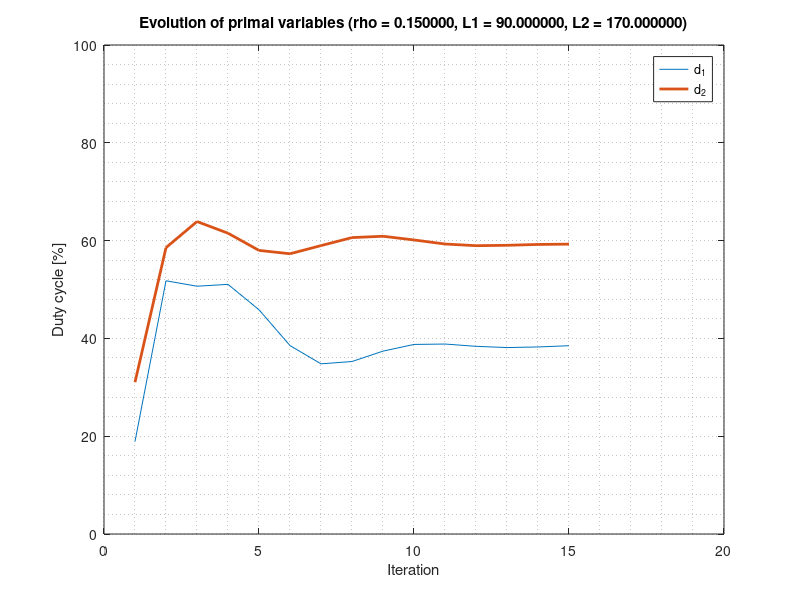
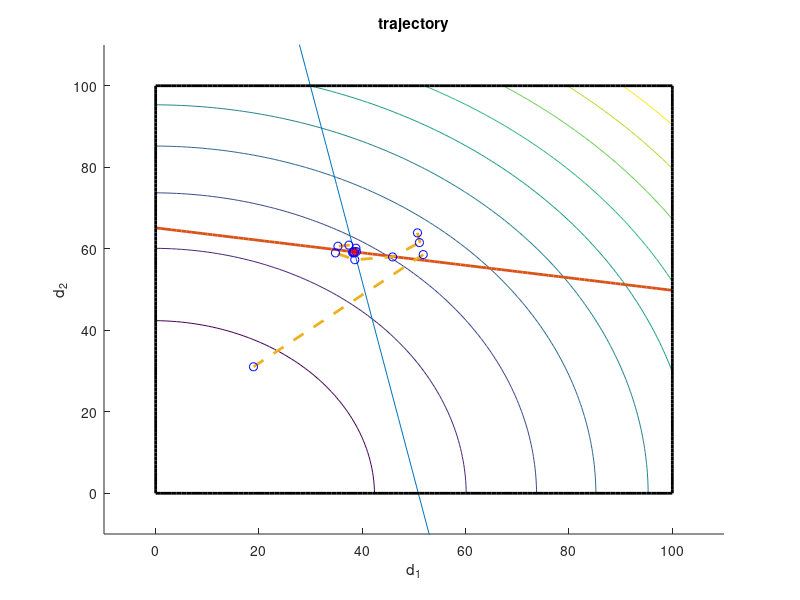

These charts were generated, in order, by the following MATLAB code:
close all, clear all; clc; format shortg;


% SYSTEM / COST FUNCTION 
% k11 = 2; k12 = 1; k21 = 1; k22 = 2;
% L1 = 150; o1 = 30; L2 = 80; o2 = 0;
k11 = 1.77; k12 = 0.37; k21 = 0.40; k22 = 2.61;
o1 = 0.02; o2 = 0.02;
L1 = 90; L2 = 170; 
K = [k11, k12 ; k21 , k22];
L = [L1;L2]; o = [o1;o2];

c1 = 1; c2 = 1; q1 = 1; q2 = 1;
c = [c1 c2]; Q = [q1 0; 0 q2];
%% %%%%%%%%%%%%%%%%%%%%%%%%%%%%%%%%%%%%%%%%%%%%%%%%%%%%%%
% ----------------------------------------------------- %
%                 SOLVE WITH CONSENSUS
% ----------------------------------------------------- %
%%%%%%%%%%%%%%%%%%%%%%%%%%%%%%%%%%%%%%%%%%%%%%%%%%%%%%%%%
rho = 0.15;     
% ----------------------------------------------------- %
%node 1 initialization
d1 = [0;0];             % d[N_ELEMENTS]
d1_av = [0;0];          % d_av[N_ELEMENTS]
d2_copy = [0;0];        % d_copies[N_ELEMENTS][N_ELEMENTS]
y1 = [0;0];             
k1 = [k11;k12];         % unused
% ----------------------------------------------------- %
%node 2 initialization
d2 = [0;0];
d2_av = [0;0];
d1_copy = [0;0];
y2 = [0;0];
k2 = [k21;k22]; 
% ----------------------------------------------------- %

%iterations
iterations = 15;
for i=1:iterations,
  % node 1
   d11_best = -1; % d_best
   d12_best = -1; % d_best
   min_best_1(i) = 100000; %big number // min_best
   sol_unconstrained = 1;
   sol_boundary_linear = 1;
   sol_boundary_0 = 1;
   sol_boundary_100 = 1;
   sol_linear_0 = 1;
   sol_linear_100 = 1;
   z11 = -c1 - y1(1) + rho*d1_av(1);
   z12 = -y1(2) + rho*d1_av(2);
   u1 = o1-L1;
   u2 = 0;
   u3 = 100;
   p11 = 1/(rho+q1);
   p12 = 1/rho;
   n = k11*k11*p11 + k12*k12*p12;
   w1 = -k11*p11*z11-k12*z12*p12;
   w2 = -z11*p11;
   w3 = z11*p11;
   
   %% %%%%%%%%%%%%%%%%%%%%%%%%%%%%%%%%%%%%%%%%%%%%%%%%%%%%%%
   %            compute unconstrained minimum
   %%%%%%%%%%%%%%%%%%%%%%%%%%%%%%%%%%%%%%%%%%%%%%%%%%%%%%%%%
   d11u = p11*z11;
   d12u = p12*z12;
   buffer1_u(1,i) = d11u;
   buffer1_u(2,i) = d12u;
   %check feasibility of unconstrained minimum using local constraints
   if (d11u < 0), sol_unconstrained = 0; end;
   if (d11u > 100), sol_unconstrained = 0; end;
   if (k11*d11u + k12*d12u < L1-o1), sol_unconstrained = 0; end;
   % compute function value and if best store new optimum
   buffer1_u(3,i) = 0.5*q1*d11u^2 + c1*d11u + y1(1)*(d11u-d1_av(1)) + ...
           y1(2)*(d12u-d1_av(2)) + rho/2*(d11u-d1_av(1))^2 + rho/2*(d12u-d1_av(2))^2;
   if sol_unconstrained, 
       min_unconstrained = 0.5*q1*d11u^2 + c1*d11u + y1(1)*(d11u-d1_av(1)) + ...
           y1(2)*(d12u-d1_av(2)) + rho/2*(d11u-d1_av(1))^2 + rho/2*(d12u-d1_av(2))^2;
       if min_unconstrained < min_best_1(i),
           d11_best = d11u;
           d12_best = d12u;
           min_best_1(i) = min_unconstrained;
       end;
   end;
  
   %% %%%%%%%%%%%%%%%%%%%%%%%%%%%%%%%%%%%%%%%%%%%%%%%%%%%%%%
   %    compute minimum constrained to linear boundary   
   %%%%%%%%%%%%%%%%%%%%%%%%%%%%%%%%%%%%%%%%%%%%%%%%%%%%%%%%%
   d11bl = p11*z11+p11*k11/n*(w1-u1);
   d12bl = p12*z12+p12*k12/n*(w1-u1);  
   buffer1_l(1,i) = d11bl;
   buffer1_l(2,i) = d12bl;
   %check feasibility of minimum constrained to linear boundary
   if (d11bl < 0), sol_boundary_linear = 0; end;
   if (d11bl > 100), sol_boundary_linear = 0; end;
   % compute function value and if best store new optimum
   buffer1_l(3,i) = 0.5*q1*d11bl^2 + c1*d11bl + y1(1)*(d11bl-d1_av(1)) + ...
           y1(2)*(d12bl-d1_av(2)) + rho/2*(d11bl-d1_av(1))^2 + rho/2*(d12bl-d1_av(2))^2;
   if sol_boundary_linear, 
        min_boundary_linear = 0.5*q1*d11bl^2 + c1*d11bl + y1(1)*(d11bl-d1_av(1)) + ...
           y1(2)*(d12bl-d1_av(2)) + rho/2*(d11bl-d1_av(1))^2 + rho/2*(d12bl-d1_av(2))^2;
       if min_boundary_linear < min_best_1(i),
           d11_best = d11bl;
           d12_best = d12bl;
           min_best_1(i) = min_boundary_linear;
       end;
   end;
   
   %% %%%%%%%%%%%%%%%%%%%%%%%%%%%%%%%%%%%%%%%%%%%%%%%%%%%%%%
   %compute minimum constrained to 0 boundary
   %%%%%%%%%%%%%%%%%%%%%%%%%%%%%%%%%%%%%%%%%%%%%%%%%%%%%%%%%
   d11b0 = 0;
   d12b0 = p12*z12;
   buffer1_b0(1,i) = d11b0;
   buffer1_b0(2,i) = d12b0;
   %check feasibility of minimum constrained to 0 boundary
   if (d11b0 > 100), sol_boundary_0 = 0; end;
   if (k11*d11b0 + k12*d12b0 < L1-o1), sol_boundary_0 = 0; end;
   % compute function value and if best store new optimum
   buffer1_b0(3,i) = 0.5*q1*d11b0^2 + c1*d11b0 + y1(1)*(d11b0-d1_av(1)) + ...
           y1(2)*(d12b0-d1_av(2)) + rho/2*(d11b0-d1_av(1))^2 + rho/2*(d12b0-d1_av(2))^2;
   if sol_boundary_0, 
        min_boundary_0 = 0.5*q1*d11b0^2 + c1*d11b0 + y1(1)*(d11b0-d1_av(1)) + ...
           y1(2)*(d12b0-d1_av(2)) + rho/2*(d11b0-d1_av(1))^2 + rho/2*(d12b0-d1_av(2))^2;
       if min_boundary_0 < min_best_1(i),
           d11_best = d11b0;
           d12_best = d12b0;
           min_best_1(i) = min_boundary_0;
       end;
   end;
   
   %% %%%%%%%%%%%%%%%%%%%%%%%%%%%%%%%%%%%%%%%%%%%%%%%%%%%%%%
   %    compute minimum constrained to 100 boundary
   %%%%%%%%%%%%%%%%%%%%%%%%%%%%%%%%%%%%%%%%%%%%%%%%%%%%%%%%%
   d11b100 = 100;
   d12b100 = p12*z12;
   buffer1_b100(1,i) = d11b100;
   buffer1_b100(2,i) = d12b100;
   %check feasibility of minimum constrained to 100 boundary
   if (d11b0 < 0), sol_boundary_100 = 0; end;
   if (k11*d11b100 + k12*d12b100 < L1-o1), sol_boundary_100 = 0; end;
   % compute function value and if best store new optimum
       buffer1_b100(3,i) = 0.5*q1*d11b100^2 + c1*d11b100 + y1(1)*(d11b100-d1_av(1)) + ...
           y1(2)*(d12b100-d1_av(2)) + rho/2*(d11b100-d1_av(1))^2 + rho/2*(d12b100-d1_av(2))^2;
   if sol_boundary_100, 
        min_boundary_100 = 0.5*q1*d11b100^2 + c1*d11b100 + y1(1)*(d11b100-d1_av(1)) + ...
           y1(2)*(d12b100-d1_av(2)) + rho/2*(d11b100-d1_av(1))^2 + rho/2*(d12b100-d1_av(2))^2;
       if min_boundary_100 < min_best_1(i),
           d11_best = d11b100;
           d12_best = d12b100;
           min_best_1(i) = min_boundary_100;
       end;
   end;
   
   %% %%%%%%%%%%%%%%%%%%%%%%%%%%%%%%%%%%%%%%%%%%%%%%%%%%%%%%
   % compute minimum constrained to linear and zero boundary
   %%%%%%%%%%%%%%%%%%%%%%%%%%%%%%%%%%%%%%%%%%%%%%%%%%%%%%%%%
   common = (rho+q1)/((rho+q1)*n-k11*k11);
   det1 = common;
   det2 = -k11*common;
   det3 = det2;
   det4 = n*(rho+q1)*common;
   x1 = det1*w1 + det2*w2;
   x2 = det3*w1 + det4*w2;
   v1 = det1*u1 + det2*u2; %u2 = 0 so this can be simplified
   v2 = det3*u1 + det4*u2; %u2 = 0 so this can be simplified
   d11l0 = z11/(rho+q1) + p11*k11*(x1-v1) + p11*(x2-v2);
   d12l0 = z12/rho      + p12*k12*(x1-v1);
   buffer1_l0(1,i) = d11l0;
   buffer1_l0(2,i) = d12l0;
      %check feasibility
   if (d11l0 > 100), sol_linear_0 = 0; end;
   % compute function value and if best store new optimum
   buffer1_l0(3,i) = 0.5*q1*d11l0^2 + c1*d11l0 + y1(1)*(d11l0-d1_av(1)) + ...
           y1(2)*(d12l0-d1_av(2)) + rho/2*(d11l0-d1_av(1))^2 + rho/2*(d12l0-d1_av(2))^2;
   if sol_linear_0, 
        min_linear_0 = 0.5*q1*d11l0^2 + c1*d11l0 + y1(1)*(d11l0-d1_av(1)) + ...
           y1(2)*(d12l0-d1_av(2)) + rho/2*(d11l0-d1_av(1))^2 + rho/2*(d12l0-d1_av(2))^2;
       if min_linear_0 < min_best_1(i),
           d11_best = d11l0;
           d12_best = d12l0;
           min_best_1(i) = min_linear_0;
       end;
   end;
   
   %% %%%%%%%%%%%%%%%%%%%%%%%%%%%%%%%%%%%%%%%%%%%%%%%%%%%%%%
   % compute minimum constrained to linear and 100 boundary
   %%%%%%%%%%%%%%%%%%%%%%%%%%%%%%%%%%%%%%%%%%%%%%%%%%%%%%%%%
   common = (rho+q1)/((rho+q1)*n-k11*k11);
   det1 = common;
   det2 = k11*common;
   det3 = det2;
   det4 = n*(rho+q1)*common;
   x1 = det1*w1 + det2*w3;
   x2 = det3*w1 + det4*w3;
   v1 = det1*u1 + det2*u3; 
   v2 = det3*u1 + det4*u3; 
   d11l100 = p11*z11+p11*k11*(x1-v1)-p11*(x2-v2);
   d12l100 = p12*z12+p12*k12*(x1-v1);
   buffer1_l100(1,i) = d11l100;
   buffer1_l100(2,i) = d12l100;
   %check feasibility
   if (d11l100 < 0), sol_linear_100 = 0; end;
   % compute function value and if best store new optimum
   buffer1_l100(3,i) = 0.5*q1*d11l100^2 + c1*d11l100 + y1(1)*(d11l100-d1_av(1)) + ...
           y1(2)*(d12l100-d1_av(2)) + rho/2*(d11l100-d1_av(1))^2 + rho/2*(d12l100-d1_av(2))^2;         
   if sol_linear_100, 
        min_linear_100 = 0.5*q1*d11l100^2 + c1*d11l100 + y1(1)*(d11l100-d1_av(1)) + ...
           y1(2)*(d12l100-d1_av(2)) + rho/2*(d11l100-d1_av(1))^2 + rho/2*(d12l100-d1_av(2))^2;
       if min_linear_100 < min_best_1(i),
           d11_best = d11u;
           d12_best = d12u;
           min_best_1_(i) = min_linear_100;
       end;
    end;
    
   %% %%%%%%%%%%%%%%%%%%%%%%%%%%%%%%%%%%%%%%%%%%%%%%%%%%%%%%%%%
   %store data and save for next cycle
   %%%%%%%%%%%%%%%%%%%%%%%%%%%%%%%%%%%%%%%%%%%%%%%%%%%%%%%%%
   best_d11(i) = d11_best;
   best_d12(i) = d12_best;
   d1 = [d11_best;d12_best];
   buffer_d1(:,i) = d1;
   %compute average with available knowledge
   d1_av = (d1+d2_copy)/2;
   buffer_d1_av(:,i) = d1_av;
   %update local lagrangian
   y1 = y1 + rho*(d1-d1_av);
   buffer_y1(:,i) = y1;


% ----------------------------------------------------------------------- %

  % node 2 
  d21_best = -1;
   d22_best = -1;
   min_best_2(i) = 100000; %big number
   sol_unconstrained = 1;
   sol_boundary_linear = 1;
   sol_boundary_0 = 1;
   sol_boundary_100 = 1;
   sol_linear_0 = 1;
   sol_linear_100 = 1;
   z22 = -c2 - y2(2) + rho*d2_av(2);
   z21 = -y2(1) + rho*d2_av(1);
   u1 = o2-L2;
   u2 = 0;
   u3 = 100;
   p22 = 1/(rho+q2);
   p21 = 1/rho;
   n = k22*k22*p22 + k21*k21*p21;
   w1 = -k22*p22*z22-k21*z21*p21;
   w2 = -z22*p22;
   w3 = z22*p22;
   %compute unconstrained minimum
   d21u = p21*z21;
   d22u = p22*z22;
   buffer2_u(1,i) = d21u;
   buffer2_u(2,i) = d22u;
   %check feasibility of unconstrained minimum using local constraints
   if (d22u < 0), sol_unconstrained = 0; end;
   if (d22u > 100), sol_unconstrained = 0; end;
   if (k21*d21u + k22*d22u < L2-o2), sol_unconstrained = 0; end;
   % compute function value and if best store new optimum
   buffer2_u(3,i) = 0.5*q2*d22u^2 + c2*d22u + y2(1)*(d21u-d2_av(1)) + ...
           y2(2)*(d22u-d2_av(2)) + rho/2*(d21u-d2_av(1))^2 + rho/2*(d22u-d2_av(2))^2;
   if sol_unconstrained, 
        min_unconstrained = 0.5*q2*d22u^2 + c2*d22u + y2(1)*(d21u-d2_av(1)) + ...
           y2(2)*(d22u-d2_av(2)) + rho/2*(d21u-d2_av(1))^2 + rho/2*(d22u-d2_av(2))^2;
       if min_unconstrained < min_best_2(i),
           d21_best = d21u;
           d22_best = d22u;
           min_best_2(i) = min_unconstrained;
       end;
   end;
   %compute minimum constrained to linear boundary   
   d21bl = p21*z21+p21*k21/n*(w1-u1);
   d22bl = p22*z22+p22*k22/n*(w1-u1);
   buffer2_l(1,i) = d21bl;
   buffer2_l(2,i) = d22bl;   
   %check feasibility of minimum constrained to linear boundary
   if (d22bl < 0), sol_boundary_linear = 0; end;
   if (d22bl > 100), sol_boundary_linear = 0; end;
   % compute function value and if best store new optimum
   buffer2_l(3,i) = 0.5*q2*d22bl^2 + c2*d22bl + y2(1)*(d21bl-d2_av(1)) + ...
           y2(2)*(d22bl-d2_av(2)) + rho/2*(d21bl-d2_av(1))^2 + rho/2*(d22bl-d2_av(2))^2;
   if sol_boundary_linear, 
        min_boundary_linear = 0.5*q2*d22bl^2 + c2*d22bl + y2(1)*(d21bl-d2_av(1)) + ...
           y2(2)*(d22bl-d2_av(2)) + rho/2*(d21bl-d2_av(1))^2 + rho/2*(d22bl-d2_av(2))^2;
       if min_boundary_linear < min_best_2(i),
           d21_best = d21bl;
           d22_best = d22bl;
           min_best_2(i) = min_boundary_linear;
       end;
   end;
   %compute minimum constrained to 0 boundary
   d22b0 = 0;
   d21b0 = p21*z21;
   buffer2_b0(1,i) = d21b0;
   buffer2_b0(2,i) = d22b0;   
     %check feasibility of minimum constrained to 0 boundary
   if (k21*d21b0 + k22*d22b0 < L2-o2), sol_boundary_0 = 0; end;
   if (d22b0 > 100), sol_boundary_0 = 0; end;
   % compute function value and if best store new optimum
    buffer2_b0(3,i) = 0.5*q2*d22b0^2 + c2*d22b0 + y2(1)*(d21b0-d2_av(1)) + ...
           y2(2)*(d22b0-d2_av(2)) + rho/2*(d21b0-d2_av(1))^2 + rho/2*(d22b0-d2_av(2))^2;
   if sol_boundary_0, 
        min_boundary_0 = 0.5*q2*d22b0^2 + c2*d22b0 + y2(1)*(d21b0-d2_av(1)) + ...
           y2(2)*(d22b0-d2_av(2)) + rho/2*(d21b0-d2_av(1))^2 + rho/2*(d22b0-d2_av(2))^2;
       if min_boundary_0 < min_best_2(i),
           d21_best = d21b0;
           d22_best = d22b0;
           min_best_2(i) = min_boundary_0;
       end;
   end;
   %compute minimum constrained to 100 boundary
   d22b100 = 100;
   d21b100 = p21*z21;
   buffer2_b100(1,i) = d21b100;
   buffer2_b100(2,i) = d22b100;   
   %check feasibility of minimum constrained to 100 boundary
   if (k21*d21b100 + k22*d22b100 < L2-o2), sol_boundary_100 = 0; end;
   if (d22b100 < 0), sol_boundary_100 = 0; end;
   % compute function value and if best store new optimum
   buffer2_b100(3,i) = 0.5*q2*d22b100^2 + c2*d22b100 + y2(1)*(d21b100-d2_av(1)) + ...
           y2(2)*(d22b100-d2_av(2)) + rho/2*(d21b100-d2_av(1))^2 + rho/2*(d22b100-d2_av(2))^2;
   if sol_boundary_100, 
        min_boundary_100 = 0.5*q2*d22b100^2 + c2*d22b100 + y2(1)*(d21b100-d2_av(1)) + ...
           y2(2)*(d22b100-d2_av(2)) + rho/2*(d21b100-d2_av(1))^2 + rho/2*(d22b100-d2_av(2))^2;
       if min_boundary_100 < min_best_2(i),
           d21_best = d21b100;
           d22_best = d22b100;
           min_best_2(i) = min_boundary_100;
       end;
   end;
   % compute minimum constrained to linear and zero boundary
   common = (rho+q2)/((rho+q2)*n-k22*k22);
   det1 = common;
   det2 = -k22*common;
   det3 = det2;
   det4 = n*(rho+q2)*common;
   x1 = det1*w1 + det2*w2;
   x2 = det3*w1 + det4*w2;
   v1 = det1*u1 + det2*u2; %u2 = 0 so this can be simplified
   v2 = det3*u1 + det4*u2; %u2 = 0 so this can be simplified
   d22l0 = p22*z22+p22*k22*(x1-v1)+p22*(x2-v2);
   d21l0 = p21*z21+p21*k21*(x1-v1);
   buffer2_l0(1,i) = d21l0;
   buffer2_l0(2,i) = d22l0;    
   %check feasibility
   if(d22l0 > 100), sol_linear_0 = 0; end;
   % compute function value and if best store new optimum
   buffer2_l0(3,i) = 0.5*q2*d22l0^2 + c2*d22l0 + y2(1)*(d21l0-d2_av(1)) + ...
           y2(2)*(d22l0-d2_av(2)) + rho/2*(d21l0-d2_av(1))^2 + rho/2*(d22l0-d2_av(2))^2;
   if sol_linear_0, 
        min_linear_0 = 0.5*q2*d22l0^2 + c2*d22l0 + y2(1)*(d21l0-d2_av(1)) + ...
           y2(2)*(d22l0-d2_av(2)) + rho/2*(d21l0-d2_av(1))^2 + rho/2*(d22l0-d2_av(2))^2;
       if min_linear_0 < min_best_2(i),
           d21_best = d21l0;
           d22_best = d22l0;
           min_best_2(i) = min_linear_0;
       end;
   end;
   % compute minimum constrained to linear and 100 boundary
   common = (rho+q2)/((rho+q2)*n-k22*k22);
   det1 = common;
   det2 = k22*common;
   det3 = det2;
   det4 = n*(rho+q2)*common;
   x1 = det1*w1 + det2*w3;
   x2 = det3*w1 + det4*w3;
   v1 = det1*u1 + det2*u3; 
   v2 = det3*u1 + det4*u3; 
   d22l100 = p22*z22+p22*k22*(x1-v1)-p22*(x2-v2);
   d21l100 = p21*z21+p21*k21*(x1-v1);
   buffer2_l100(1,i) = d21l100;
   buffer2_l100(2,i) = d22l100;    
   %check feasibility
   if (d22l100 < 0), sol_linear_100 = 0; end;
   %now must choose the minimum among the feasible solutions
   % compute function value and if best store new optimum
   buffer2_l100(3,i) = 0.5*q2*d22l100^2 + c2*d22l100 + y2(1)*(d21l100-d2_av(1)) + ...
           y2(2)*(d22l100-d2_av(2)) + rho/2*(d21l100-d2_av(1))^2 + rho/2*(d22l100-d2_av(2))^2;
   if sol_linear_100, 
        min_linear_100 = 0.5*q2*d22l100^2 + c2*d22l100 + y2(1)*(d21l100-d2_av(1)) + ...
           y2(2)*(d22l100-d2_av(2)) + rho/2*(d21l100-d2_av(1))^2 + rho/2*(d22l100-d2_av(2))^2;
       if min_linear_100 < min_best_2(i),
           d21_best = d21u;
           d22_best = d22u;
           min_best_2(i) = min_linear100;
       end;
   end;
   

   %store data and save for next cycle
   best_d21(i) = d21_best;
   best_d22(i) = d22_best;
   d2 = [d21_best;d22_best];
   buffer_d2(:,i) = d2;
   %DEBUG: check with matlab quadprog
%    Q = [rho, 0; 0 rho+q2];
%    c = [y2(1)-rho*d2_av(1),c2+y2(2)-rho*d2_av(2)];
%    A = [-k21 -k22;0 -1; 0 1];
%    b = [o2-L2, 0, 100];
%    d2_ = quadprog(Q,c,A,b,[],[],[],[]);
   
   % Compute average with available data
   d2_av = (d1_copy+d2)/2;
   buffer_d2_av(:,i) = d2_av;
   % Update local lagrangian
   y2 = y2 + rho*(d2-d2_av);
   buffer_y2(:,i) = y2;
   
   % send node 1 solution to neighboors
   d1_copy = d1;
   % send solution to neighbors
   d2_copy = d2;
   
   d_copies = [d1_copy'; d2_copy']
   
   %save data for plots
   av1(i) = d1_av(1);
   av2(i) = d1_av(2); 
end;

%% Print buffers

% disp('-----------------------------------------------------------');

% buffer1_u
% buffer1_l
% buffer1_b0
% buffer1_b100
% buffer1_l0
% buffer1_l100
% 
% buffer_d1
% buffer_d1_av
% buffer_y1
% 
% disp('-----------------------------------------------------------');
% 
% buffer2_u
% buffer2_l
% buffer2_b0
% buffer2_b100
% buffer2_l0
% buffer2_l100
% 
% buffer_d2
% buffer_d2_av
% buffer_y2


% SOLVE WITH MATLAB QUADPROG
A = -K; b = [o1-L1; o2-L2];
lb = [0;0]; ub = [100;100];
% disp('Matlab solutions')
d = quadprog(Q,c,A,b,[],[],lb,ub);
l = K*d+o;

disp('Consensus Solutions')
d_ = d2_av
l_ = K*d_+o

d_copies

% % PLOTS
figure(10);
plot(1:iterations, av1, 1:iterations, av2, 'LineWidth',2);
grid minor;
legend('d_1','d_2');
title(sprintf('Evolution of primal variables (rho = %f, L1 = %f, L2 = %f)', rho, L1, L2));
xlabel('Iteration');
ylabel('Duty cycle [%]')
ylim([0,100])
set(gcf, 'Position', get(0, 'Screensize'));
hold on

figure(15);
t = 0:100;
constr1 = (L1-o1)/k12-(k11/k12)*t;
constr2 = (L2-o2)/k22-(k21/k22)*t;
[x,y]=meshgrid(t,t);
hold on;
z = c1*x+c2*y+q1*x.^2+q2*y.^2;
contour(x,y,z);
plot(t,constr1,t,constr2,'LineWidth',2);
plot(t,zeros(size(t)),'k','LineWidth',2);
plot(zeros(size(t)),t,'k','LineWidth',2);
plot(t,100*ones(size(t)),'k','LineWidth',2);
plot(100*ones(size(t)),t,'k','LineWidth',2);
plot(av1,av2,'--','LineWidth',2);
plot(av1,av2,'bo');
title('trajectory');
xlabel('d_1');
ylabel('d_2');
plot(d(1),d(2),'r*')
axis([-10,110,-10,110]);
hold off;
set(gcf, 'Position', get(0, 'Screensize'));

